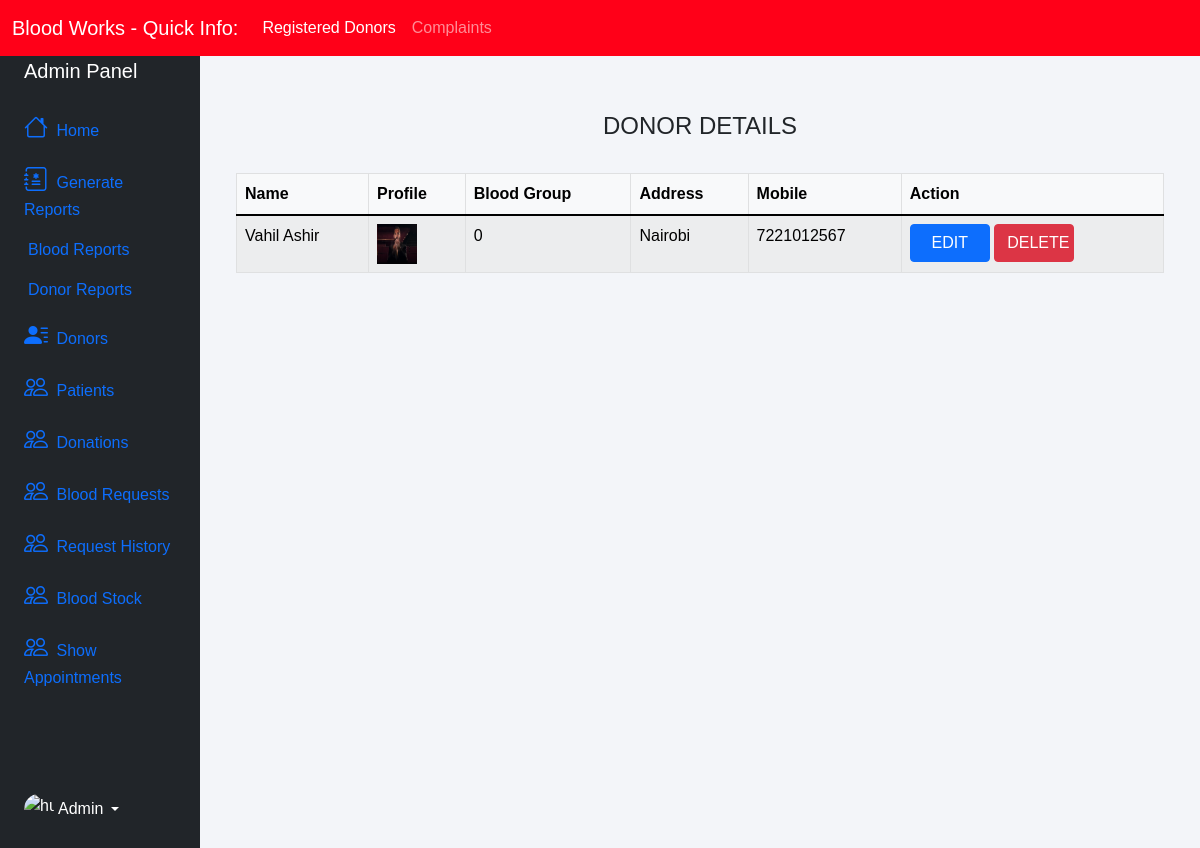
Page /admin-donor (signed in) on the committed database.
### donor/models.py (models this page shows, shortened)
class Donor(models.Model):
    user=models.OneToOneField(User,on_delete=models.CASCADE)
    profile_pic= models.ImageField(upload_to='profile_pic/Donor/',null=True,blank=True)
    bloodgroup=models.CharField(max_length=10)
    address = models.CharField(max_length=40)
    mobile = models.CharField(max_length=20,null=False)
    @property
    def get_name(self):
        return self.user.first_name+" "+self.user.last_name

### blood/views.py (the view)
# urls.py: path('admin-donor', views.admin_donor_view,name='admin-donor'),
@login_required(login_url='adminlogin')
def admin_donor_view(request):
    donors = dmodels.Donor.objects.all()
    return render(request, 'blood/admin_donor.html', {'donors': donors})

### templates/blood/admin_donor.html
{% extends 'blood/adminbase.html' %}
{% block content %}
{% load widget_tweaks %}
{%load static%}
<br><br>
<div class="container">
    <H4 class="text-center">DONOR DETAILS</H4><br>
    <table class="table table-light table-hover table-bordered table-striped">
        <thead class="bg-info">
            <tr>
                <th scope="col">Name</th>
                <th scope="col">Profile</th>
                <th scope="col">Blood Group</th>
                <th scope="col">Address</th>
                <th scope="col">Mobile</th>
                <th class="text-right">Action</th>
            </tr>
        </thead>
        <tbody>
            {% for t in donors %}
            <tr>
                <td> {{t.get_name}}</td>
                <td> <img src="{% static t.profile_pic.url %}" alt="Profile Pic" height="40px" width="40px" /></td>
                <td>{{t.bloodgroup}}</td>
                <td>{{t.address}}</td>
                <td>{{t.mobile}}</td>
                <td class="text-right">
                    <button class="btn btn-primary badge-pill" style="width: 80px;"><a  style="text-decoration: none;color: white;" href="{% url 'update-donor' t.id  %}">EDIT</a> </button>
                    <button class="btn btn-danger badge-pill" style="width: 80px;"><a  style="text-decoration: none;color: white;" href="{% url 'delete-donor' t.id  %}">DELETE</a> </button>
                </td>
            </tr>
            {% endfor %}
        </tbody>
    </table>
</div>
{% endblock content %}

### templates/blood/adminbase.html (style rules this page uses)
* { margin: 0; padding: 0; box-sizing: border-box; list-style: none; text-decoration: none; font-family: 'Josefin Sans', sans-serif; }
body { background-color: #f3f5f9; }

### rows in the picture
Donor: get_name "Vahil Ashir", profile_pic (picture), bloodgroup "0", address "Nairobi", mobile "7221012567"
